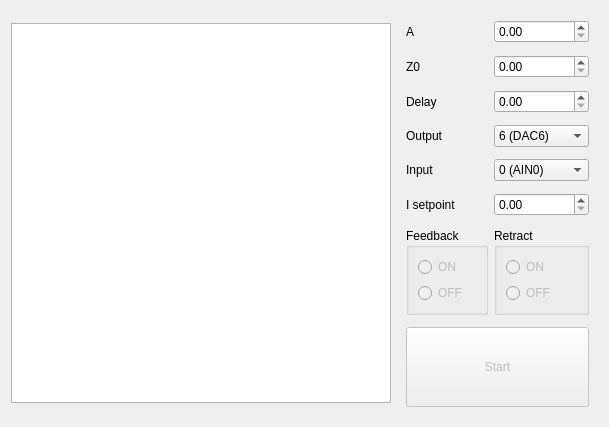
     <widget class="QWidget" name="FeedbackTest">
      <attribute name="title">
       <string>Feedback test</string>
      </attribute>
      <layout class="QGridLayout" name="gridLayout_6">
       <item row="0" column="1">
        <widget class="QWidget" name="widget_7" native="true">
         <property name="sizePolicy">
          <sizepolicy hsizetype="Preferred" vsizetype="Maximum">
           <horstretch>0</horstretch>
           <verstretch>0</verstretch>
          </sizepolicy>
         </property>
         <property name="minimumSize">
          <size>
           <width>0</width>
           <height>380</height>
          </size>
         </property>
         <layout class="QGridLayout" name="gridLayout_27">
          <property name="leftMargin">
           <number>9</number>
          </property>
          <property name="rightMargin">
           <number>9</number>
          </property>
          <property name="verticalSpacing">
           <number>12</number>
          </property>
          <item row="4" column="0">
           <widget class="QLabel" name="label_20">
            <property name="text">
             <string>Input</string>
            </property>
           </widget>
          </item>
          <item row="0" column="0">
           <widget class="QLabel" name="label_16">
            <property name="text">
             <string>A</string>
            </property>
           </widget>
          </item>
          <item row="2" column="0">
           <widget class="QLabel" name="label_18">
            <property name="text">
             <string>Delay</string>
            </property>
           </widget>
          </item>
          <item row="0" column="1">
           <widget class="QDoubleSpinBox" name="spinBox_AInput_FTest"/>
          </item>
          <item row="3" column="0">
           <widget class="QLabel" name="label_19">
            <property name="text">
             <string>Output</string>
            </property>
           </widget>
          </item>
          <item row="4" column="1">
           <widget class="QComboBox" name="comboBox_InCh_FTest">
            <item>
             <property name="text">
              <string>0 (AIN0)</string>
             </property>
            </item>
            <item>
             <property name="text">
              <string>1 (AIN1)</string>
             </property>
            </item>
            <item>
             <property name="text">
              <string>2 (AIN2)</string>
             </property>
            </item>
            <item>
             <property name="text">
              <string>3 (AIN3)</string>
             </property>
            </item>
            <item>
             <property name="text">
              <string>4 (AIN4)</string>
             </property>
            </item>
           </widget>
          </item>
          <item row="5" column="0">
           <widget class="QLabel" name="label_21">
            <property name="text">
             <string>I setpoint</string>
            </property>
           </widget>
          </item>
          <item row="2" column="1">
           <widget class="QDoubleSpinBox" name="spinBox_DelayInput_FTest"/>
          </item>
          <item row="1" column="0">
           <widget class="QLabel" name="label_17">
            <property name="text">
             <string>Z0</string>
            </property>
           </widget>
          </item>
          <item row="5" column="1">
           <widget class="QDoubleSpinBox" name="spinBox_IsptInput_FTest"/>
          </item>
          <item row="7" column="0" colspan="2">
           <widget class="QPushButton" name="pushButton_Start_FTest">
            <property name="enabled">
             <bool>false</bool>
            </property>
            <property name="sizePolicy">
             <sizepolicy hsizetype="Minimum" vsizetype="Maximum">
              <horstretch>0</horstretch>
              <verstretch>0</verstretch>
             </sizepolicy>
            </property>
            <property name="minimumSize">
             <size>
              <width>0</width>
              <height>80</height>
             </size>
            </property>
            <property name="text">
             <string>Start</string>
            </property>
           </widget>
          </item>
          <item row="1" column="1">
           <widget class="QDoubleSpinBox" name="spinBox_Z0Input_FTest"/>
          </item>
          <item row="3" column="1">
           <widget class="QComboBox" name="comboBox_OutCh_FTest">
            <item>
             <property name="text">
              <string>6 (DAC6)</string>
             </property>
            </item>
            <item>
             <property name="text">
              <string>7 (DAC7)</string>
             </property>
            </item>
            <item>
             <property name="text">
              <string>8 (DAC8)</string>
             </property>
            </item>
            <item>
             <property name="text">
              <string>9 (DAC9)</string>
             </property>
            </item>
            <item>
             <property name="text">
              <string>11 (DAC11)</string>
             </property>
            </item>
           </widget>
          </item>
          <item row="6" column="0">
           <widget class="QGroupBox" name="groupBox_Feedback_FTest">
            <property name="title">
             <string>Feedback</string>
            </property>
            <layout class="QGridLayout" name="gridLayout_26">
             <property name="topMargin">
              <number>9</number>
             </property>
             <item row="0" column="0">
              <widget class="QRadioButton" name="radioButton_ON_Fdbk">
               <property name="enabled">
                <bool>false</bool>
               </property>
               <property name="text">
                <string>ON</string>
               </property>
              </widget>
             </item>
             <item row="1" column="0">
              <widget class="QRadioButton" name="radioButton_OFF_Fdbk">
               <property name="enabled">
                <bool>false</bool>
               </property>
               <property name="text">
                <string>OFF</string>
               </property>
              </widget>
             </item>
            </layout>
           </widget>
          </item>
          <item row="6" column="1">
           <widget class="QGroupBox" name="groupBox_Retract_FTest">
            <property name="title">
             <string>Retract</string>
            </property>
            <layout class="QGridLayout" name="gridLayout_28">
             <property name="topMargin">
              <number>9</number>
             </property>
             <item row="0" column="0">
              <widget class="QRadioButton" name="radioButton_ON_Retr">
               <property name="enabled">
                <bool>false</bool>
               </property>
               <property name="text">
                <string>ON</string>
               </property>
              </widget>
             </item>
             <item row="1" column="0">
              <widget class="QRadioButton" name="radioButton_OFF_Retr">
               <property name="enabled">
                <bool>false</bool>
               </property>
               <property name="text">
                <string>OFF</string>
               </property>
              </widget>
             </item>
            </layout>
           </widget>
          </item>
         </layout>
        </widget>
       </item>
       <item row="0" column="0">
        <widget class="QGraphicsView" name="graphicsView">
         <property name="sizePolicy">
          <sizepolicy hsizetype="Fixed" vsizetype="Fixed">
           <horstretch>0</horstretch>
           <verstretch>0</verstretch>
          </sizepolicy>
         </property>
         <property name="minimumSize">
          <size>
           <width>380</width>
           <height>380</height>
          </size>
         </property>
        </widget>
       </item>
      </layout>
     </widget>
